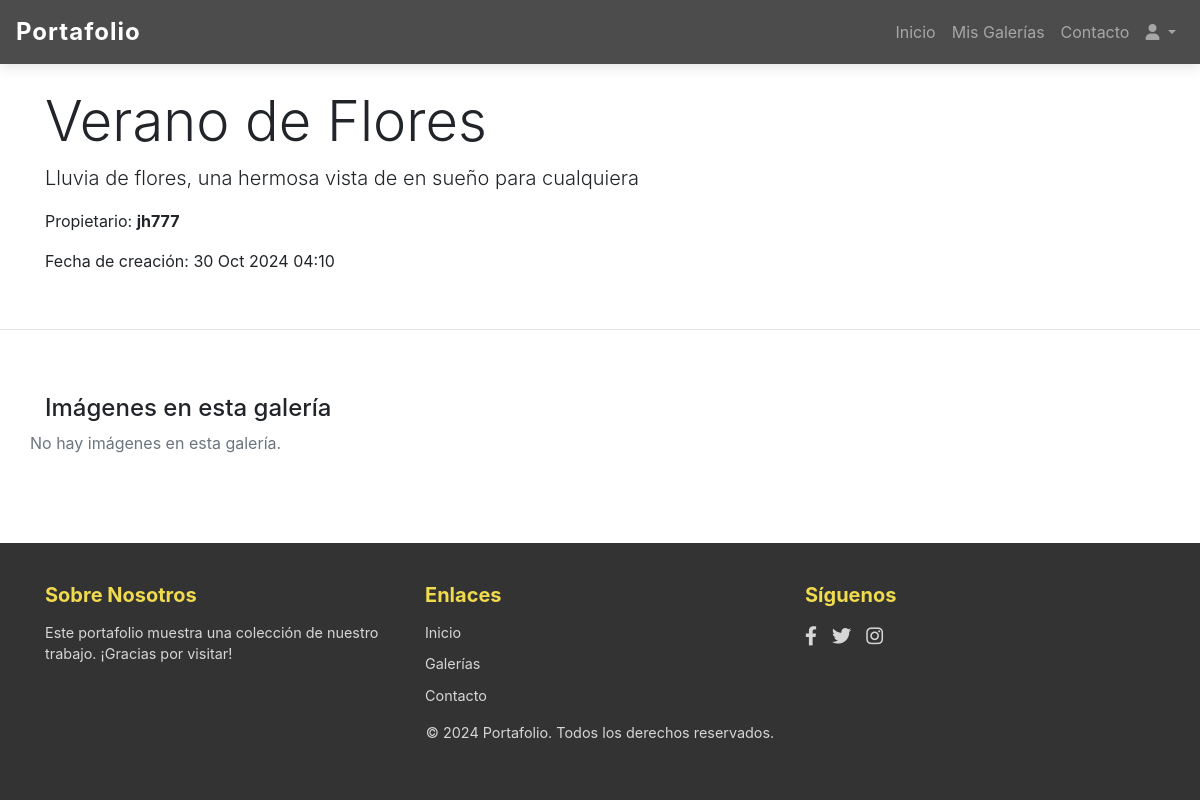
Before: /gallery/1/ with the older database file.
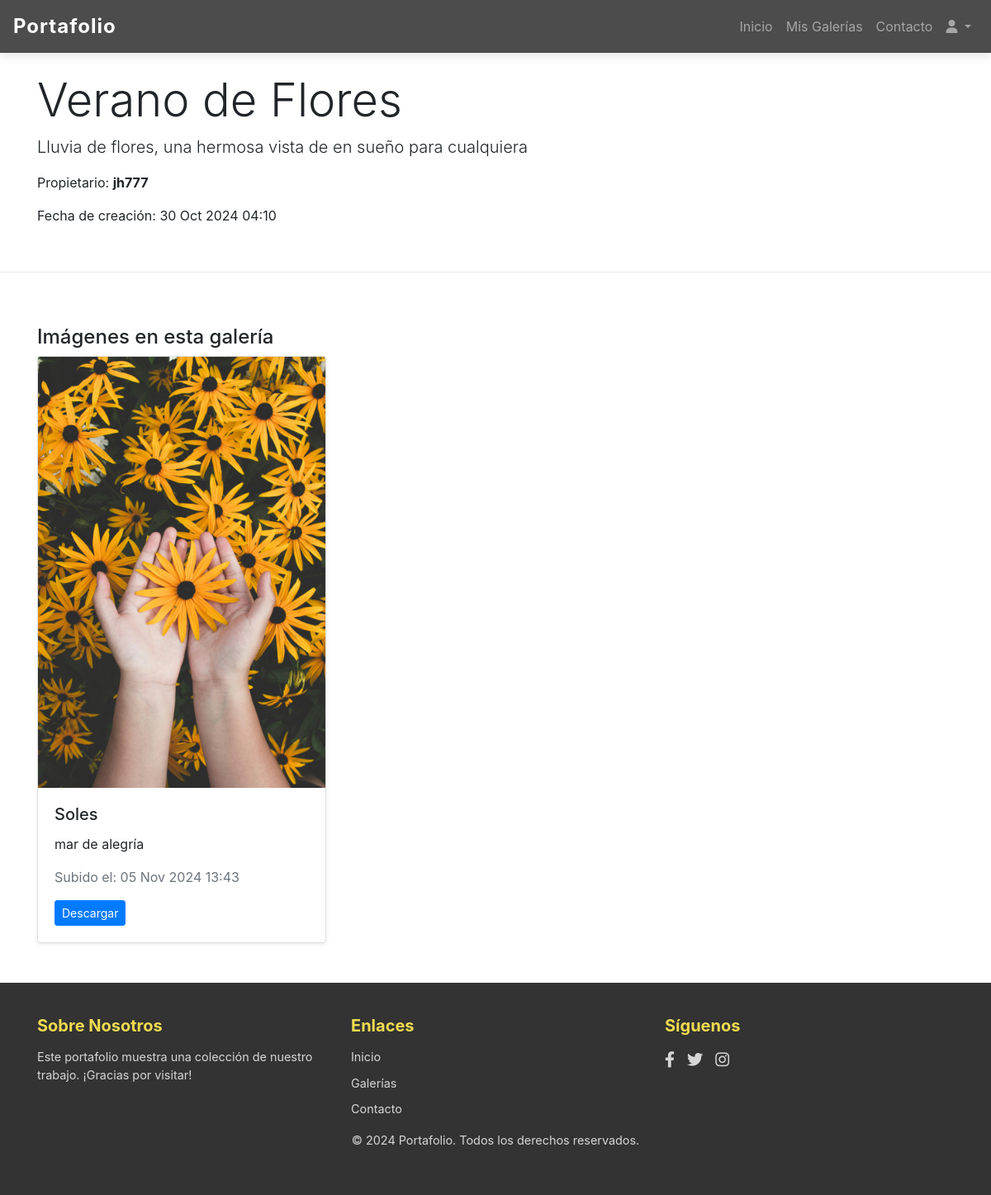
After: the same page with the newer database file.
### gallery/models.py (models this page shows, shortened)
class Gallery(models.Model):
    user = models.ForeignKey(User, on_delete=models.CASCADE, related_name='galleries')
    title = models.CharField(max_length=100)
    description = models.TextField(blank=True, null=True)
    photo = models.ImageField(upload_to='gallery/', blank=True, null=True)
    created_at = models.DateTimeField(auto_now_add=True)

class Image(models.Model):
    gallery = models.ForeignKey(Gallery, on_delete=models.CASCADE, related_name='images')
    title = models.CharField(max_length=100)
    description = models.TextField(blank=True, null=True)
    image_file = models.ImageField(upload_to='gallery_images/')
    uploaded_at = models.DateTimeField(auto_now_add=True)
    allow_download = models.BooleanField(default=True)

### gallery/views.py (the view)
# urls.py: path('gallery/<int:pk>/', views.GalleryDetailView.as_view(), name='gallery_detail'),
class GalleryDetailView(DetailView):
    model = Gallery
    template_name = 'gallery/gallery_detail.html'
    context_object_name = 'gallery'
    def get_context_data(self, **kwargs):
        context = super().get_context_data(**kwargs)
        context['images'] = self.object.images.all()
        return context

### gallery/templates/gallery/gallery_detail.html (shortened to what this page needs)
{% extends 'base.html' %}
{% load static %}
{% block section %}
<div class="container py-4">
    <h1 class="display-4">{{ gallery.title }}</h1>
    <p class="lead">{{ gallery.description }}</p>
    <p>Propietario: <strong>{{ gallery.user.username }}</strong></p>
    <p>Fecha de creación: {{ gallery.created_at|date:"d M Y H:i" }}</p>
</div>
<hr>
{% endblock %}
{% block maincontent %}
<div class="container py-4">
    <h2 class="h4 mt-4">Imágenes en esta galería</h2>
    <div class="row">
        {% for image in images %}
            <div class="col-md-4">
                <div class="card mb-4 shadow-sm">
                    <img src="{% static image.image_file.url %}" class="card-img-top" alt="{{ image.title }}">
                    <div class="card-body">
                        <h5 class="card-title">{{ image.title }}</h5>
                        <p class="card-text">{{ image.description }}</p>
                        <p class="text-muted">Subido el: {{ image.uploaded_at|date:"d M Y H:i" }}</p>
                        {% if image.allow_download %}
                            <a href="{{ image.image_file.url }}" class="btn btn-primary btn-sm" download>Descargar</a>
                        {% endif %}
                    </div>
                </div>
            </div>
        {% empty %}
            <p class="text-muted">No hay imágenes en esta galería.</p>
        {% endfor %}
    </div>
</div>
{% endblock %}

### templates/base.html (shortened to what this page needs)
<!DOCTYPE html>
<html lang="es">
<head>
    {% load static %}
    <link rel="stylesheet" href="https://stackpath.bootstrapcdn.com/bootstrap/4.5.2/css/bootstrap.min.css">
    <link rel="stylesheet" href="{% static 'gallery/css/styles.css' %}">
    <link rel="stylesheet" href="https://cdnjs.cloudflare.com/ajax/libs/font-awesome/6.0.0-beta3/css/all.min.css">
</head>
<body class="d-flex flex-column min-vh-100">
    {% block body %}
        {% block nav_bar %}
            {% include 'gallery/admin/_nav_bar.html' %}
        {% endblock %}
        <div class="container-main flex-grow-1">
            {% block content %}
                {% block section %}{% endblock section %}
                {% block maincontent %}{% endblock maincontent %}
            {% endblock %}
        </div>
    {% endblock body %}
    {% block footer %}
        {% include 'gallery/admin/_footer.html' %}
    {% endblock %}
</body>
</html>

### templates/gallery/admin/_nav_bar.html (shortened to what this page needs)
{% load static %}
<nav class="navbar navbar-expand-lg navbar-dark navbar-custom">
    <a class="navbar-brand" href="#">Portafolio</a>
    <div class="collapse navbar-collapse" id="navbarNav">
        <ul class="navbar-nav ml-auto">
            <li class="nav-item">
                <a class="nav-link" href="{% url 'gallery_list' %}">Inicio</a>
            </li>
            <li class="nav-item">
                <a class="nav-link" href="{% url 'user_galleries' %}">Mis Galerías</a>
            </li>
            <li class="nav-item">
                <a class="nav-link" href="#">Contacto</a>
            </li>
            <li class="nav-item dropdown">
                <a class="nav-link dropdown-toggle" href="#" id="userDropdown" role="button" data-toggle="dropdown" aria-haspopup="true" aria-expanded="false">
                    <i class="fas fa-user"></i> {% firstof user.get_username user.get_short_name %}
                </a>
            </li>
        </ul>
    </div>
</nav>

### templates/gallery/admin/_footer.html
{% load static %}
<footer class="footer-custom">
    <div class="container">
        <div class="row">
            <div class="col-md-4 footer-section">
                <h5>Sobre Nosotros</h5>
                <p>Este portafolio muestra una colección de nuestro trabajo. ¡Gracias por visitar!</p>
            </div>
            <div class="col-md-4 footer-section">
                <h5>Enlaces</h5>
                <ul class="footer-links">
                    <li><a href="#">Inicio</a></li>
                    <li><a href="#">Galerías</a></li>
                    <li><a href="#">Contacto</a></li>
                </ul>
            </div>
            <div class="col-md-4 footer-section">
                <h5>Síguenos</h5>
                <div class="social-icons">
                    <a href="#" class="social-icon"><i class="fab fa-facebook-f"></i></a>
                    <a href="#" class="social-icon"><i class="fab fa-twitter"></i></a>
                    <a href="#" class="social-icon"><i class="fab fa-instagram"></i></a>
                </div>
            </div>
        </div>
        <div class="row">
            <div class="col-12 text-center copyright">
                <p>&copy; 2024 Portafolio. Todos los derechos reservados.</p>
            </div>
        </div>
    </div>
</footer>

### templates/gallery/admin/_scripts.html (shortened to what this page needs)
{% load static %}

### gallery/static/gallery/css/styles.css (style rules this page uses)
html, body { margin: 0; padding: 0; width: 100%; overflow-x: hidden; }
.container-main { margin: 0; padding: 0; }
.navbar-custom { background-color: rgba(0, 0, 0, 0.7); color: white; width: 100%; z-index: 3; box-shadow: 0px 4px 12px rgba(0, 0, 0, 0.1); transition: background-color 0.3s ease-in-out; }
.navbar-custom .navbar-brand { font-weight: bold; font-size: 1.5rem; letter-spacing: 1px; }
.navbar-custom .nav-link { color: rgba(255, 255, 255, 0.8); font-size: 1rem; transition: color 0.3s ease-in-out; padding: 0.75rem; }
.footer-custom { background-color: rgba(0, 0, 0, 0.8); color: white; padding: 40px 0; font-size: 0.9rem; position: relative; z-index: 2; }
.footer-custom h5 { color: #f0db4f; font-weight: bold; margin-bottom: 15px; }
.footer-custom p, .footer-custom a { color: rgba(255, 255, 255, 0.8); transition: color 0.3s ease-in-out; }
.footer-links { list-style: none; padding: 0; }
.footer-links li { margin-bottom: 10px; }
.social-icons { display: flex; gap: 15px; margin-top: 10px; }
.social-icons a { color: rgba(255, 255, 255, 0.8); font-size: 1.2rem; transition: color 0.3s ease-in-out; }

Changed rows visible on the page:
added Image: image_file (picture), title "Soles", description "mar de alegría", uploaded_at "05 Nov 2024 13:43"
Other visible differences:
text no longer shown: "No hay imágenes en esta galería."
